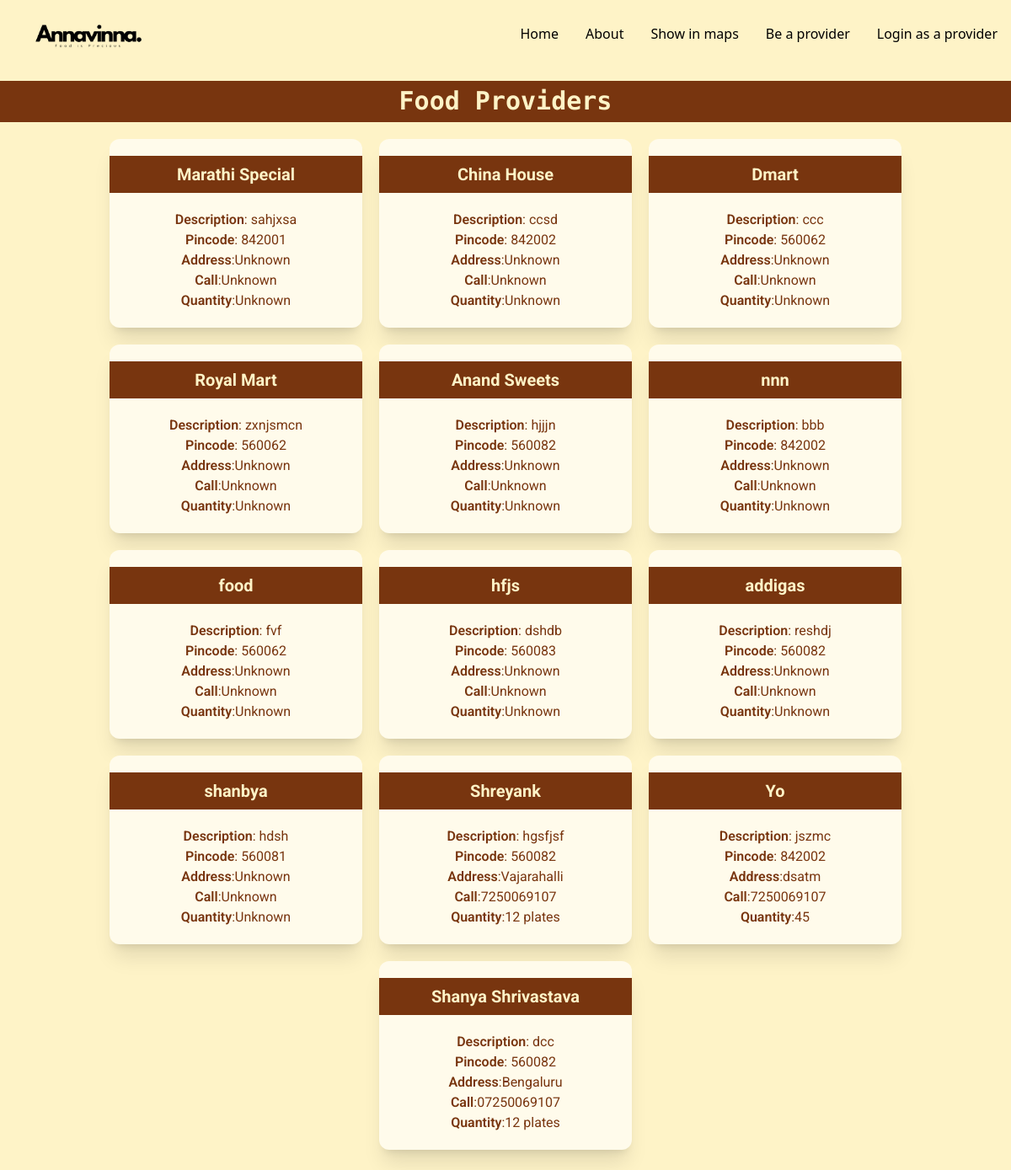
The page / on the database its author committed.
### foodwaste/models.py (models this page shows, shortened)
class foodmart(models.Model):
    name=models.CharField(max_length=100)
    description=models.TextField()
    pincode=models.CharField(max_length=10)
    lat=models.CharField(max_length=20,null=True,blank=True)
    lon=models.CharField(max_length=20,null=True,blank=True)
    address=models.CharField(max_length=100,null=False,blank=False)
    phone_number = models.CharField(max_length=12)
    quantity= models.CharField(max_length=12)

### foodwaste/views.py (the view)
# urls.py: path('',views.foodmart_list,name='index'),
def foodmart_list(request):
    foodmarts = foodmart.objects.all()
    return render(request, 'foodmart_list.html', {'foodmarts': foodmarts})

### foodwaste/templates/foodmart_list.html (shortened to what this page needs)
{% extends 'base.html' %}
    {% block content %}
    <div class="">
        <div class="">
          <div class="flex items-center justify-between mb-2">
            <h1 class="text-3xl font-['Kode_mono'] font-bold leading-relaxed text-amber-100 text-center w-full bg-amber-900">
               Food Providers
            </h1>
          </div>
          <ul class="flex w-full flex-wrap gap-5 justify-center mt-5 font-['Roboto']">
            {% for foodmart in foodmarts %}
                <li class="w-[300px] bg-amber-50 py-5 rounded-xl text-center shadow-xl text-amber-900">
                    <h2 class="font-bold text-xl mb-5 bg-amber-900 py-2 text-amber-100">{{ foodmart.name }}</h2>
                    <p><span class="font-semibold">Description</span>: {{ foodmart.description }}</p>
                    <p><span class="font-semibold">Pincode</span>: {{ foodmart.pincode }}</p>
                    {% if foodmart.lat and foodmart.lon %}
                        <p><span class="font-semibold">Address</span>:{{foodmart.address}}</p>
                        <p><span class="font-semibold">Call</span>:{{foodmart.phone_number}}</p>
                        <p><span class="font-semibold">Quantity</span>:{{foodmart.quantity}}</p>
                    {% endif %}
                </li>
                {% endfor %}
        </ul>
        </div>
        <div class="p-6 pt-0">
        </div>
      </div>
    {% endblock %}

### rows shown on the page
foodmart: name "Marathi Special", description "sahjxsa", pincode "842001", address "Unknown", phone_number "Unknown", quantity "Unknown"
foodmart: name "China House", description "ccsd", pincode "842002", address "Unknown", phone_number "Unknown", quantity "Unknown"
foodmart: name "Dmart", description "ccc", pincode "560062", address "Unknown", phone_number "Unknown", quantity "Unknown"
foodmart: name "Royal Mart", description "zxnjsmcn", pincode "560062", address "Unknown", phone_number "Unknown", quantity "Unknown"
foodmart: name "Anand Sweets", description "hjjjn", pincode "560082", address "Unknown", phone_number "Unknown", quantity "Unknown"
foodmart: name "nnn", description "bbb", pincode "842002", address "Unknown", phone_number "Unknown", quantity "Unknown"
foodmart: name "food", description "fvf", pincode "560062", address "Unknown", phone_number "Unknown", quantity "Unknown"
foodmart: name "hfjs", description "dshdb", pincode "560083", address "Unknown", phone_number "Unknown", quantity "Unknown"
foodmart: name "addigas", description "reshdj", pincode "560082", address "Unknown", phone_number "Unknown", quantity "Unknown"
foodmart: name "shanbya", description "hdsh", pincode "560081", address "Unknown", phone_number "Unknown", quantity "Unknown"
foodmart: name "Shreyank", description "hgsfjsf", pincode "560082", address "Vajarahalli", phone_number "7250069107", quantity "12 plates"
foodmart: name "Yo", description "jszmc", pincode "842002", address "dsatm", phone_number "7250069107", quantity "45"
foodmart: name "Shanya Shrivastava", description "dcc", pincode "560082", address "Bengaluru", phone_number "07250069107", quantity "12 plates"
